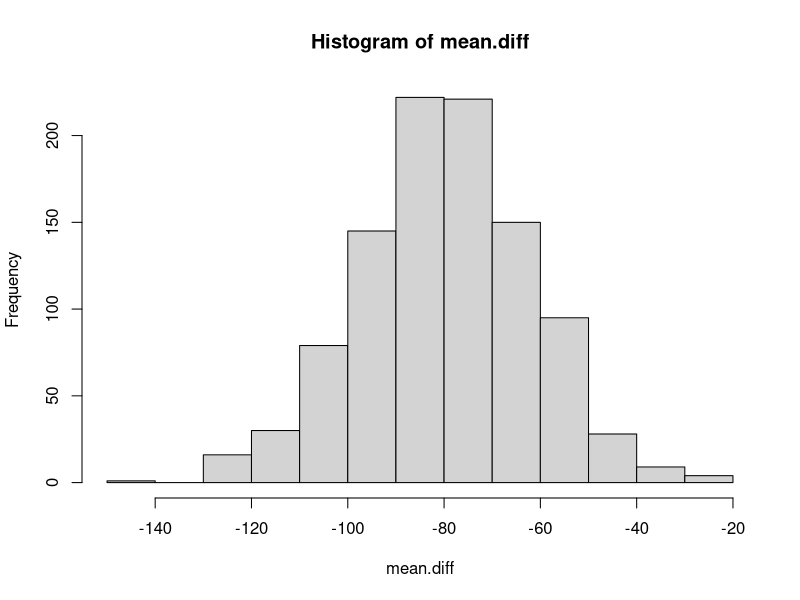
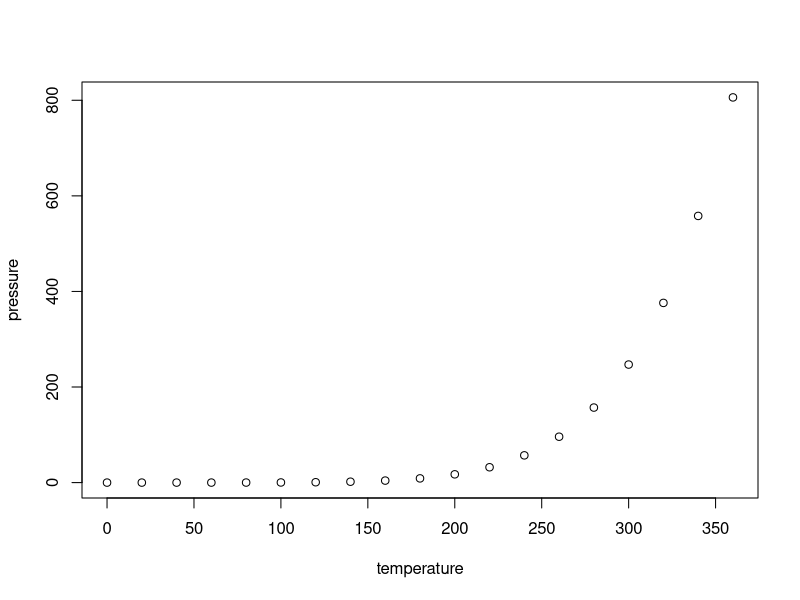

The R source for these figures, in order:
## ---- chunk 1
knitr::opts_chunk$set(echo = TRUE)
## ---- chunk 2
minority <- c(487, 544, 567, 500, 458, 531, 493, 388, 518, 495, 
              466, 471, 455, 562, 395, 576, 450, 502, 512, 538)

non.minority <- c(592, 649, 515, 536, 621, 483, 534, 577, 600, 553, 
                  529, 714, 484, 636, 595, 660, 530, 598, 497, 597)

(mean.minority <- mean(minority))
#mean = 483, sd = 50
pop_mean_min <- 483
pop_sd_min <- 50

(mean.non.min <- mean(non.minority))
#mean = 553 sd = 50
pop_mean_non <-553
pop_sd_non <-50

(z_val.min <- (mean.minority-pop_mean_min)/(pop_sd_min))

(z_val.non <- (mean.non.min-pop_mean_non)/(pop_sd_non))

# From Neba:  We should have calculated the difference between the means of the 2 groups as our z-statistic

#2 T-Test output
t.test(minority, non.minority)


# draw 1000 samples of length x and calculate the mean, use the samples as the distribution.  See if the population difference is within this confidence interval.  You are using the diff between 2 populations is 0.  You need to check that confidence interval includes 0.

library(boot)
#bootstrapping instructions from Neba

n1 <- length(minority)
n2 <- length(non.minority)

# Draw 5000 bootstrap samples stratified by household type. 
iter = 1000
mean.diff <- rep(NA, iter)
for (i in 1:iter) {
  minority.samp <- sample(minority, n1, replace = T)
  non.min.samp <- sample(non.minority, n2, replace = T)
  mean.diff[i] <- mean(minority.samp)-mean(non.min.samp)
}


hist(mean.diff)




# Look at quantiles of the mean difference

quantile(mean.diff,c(.025,.975))




## ---- chunk 3
plot(pressure)
